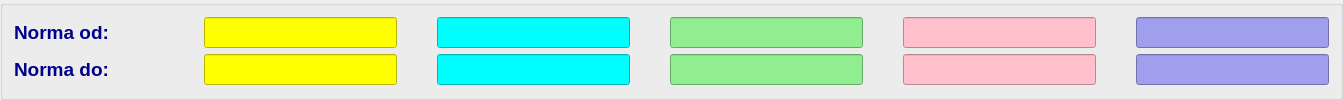
    <widget class="QGroupBox" name="groupBox_2">
     <layout class="QGridLayout" name="gridLayout">
      <property name="horizontalSpacing">
       <number>40</number>
      </property>
      <item row="3" column="0">
       <widget class="QLabel" name="label_18">
        <property name="minimumSize">
         <size>
          <width>150</width>
          <height>0</height>
         </size>
        </property>
        <property name="font">
         <font>
          <pointsize>14</pointsize>
          <weight>75</weight>
          <bold>true</bold>
         </font>
        </property>
        <property name="styleSheet">
         <string notr="true">color: darkBlue;</string>
        </property>
        <property name="text">
         <string>Norma do:</string>
        </property>
       </widget>
      </item>
      <item row="3" column="3">
       <widget class="QLineEdit" name="editl3u8">
        <property name="font">
         <font>
          <pointsize>14</pointsize>
          <weight>75</weight>
          <bold>true</bold>
         </font>
        </property>
        <property name="styleSheet">
         <string notr="true">background-color: lightGreen;
color: darkBlue;</string>
        </property>
        <property name="alignment">
         <set>Qt::AlignCenter</set>
        </property>
       </widget>
      </item>
      <item row="1" column="0">
       <widget class="QLabel" name="label_14">
        <property name="minimumSize">
         <size>
          <width>150</width>
          <height>0</height>
         </size>
        </property>
        <property name="font">
         <font>
          <pointsize>14</pointsize>
          <weight>75</weight>
          <bold>true</bold>
         </font>
        </property>
        <property name="styleSheet">
         <string notr="true">color: darkBlue;</string>
        </property>
        <property name="text">
         <string>Norma od:</string>
        </property>
       </widget>
      </item>
      <item row="1" column="4">
       <widget class="QLineEdit" name="editl4u7">
        <property name="font">
         <font>
          <pointsize>14</pointsize>
          <weight>75</weight>
          <bold>true</bold>
         </font>
        </property>
        <property name="styleSheet">
         <string notr="true">background-color: pink;
color: darkBlue;</string>
        </property>
        <property name="alignment">
         <set>Qt::AlignCenter</set>
        </property>
       </widget>
      </item>
      <item row="1" column="5">
       <widget class="QLineEdit" name="editl5u7">
        <property name="font">
         <font>
          <pointsize>14</pointsize>
          <weight>75</weight>
          <bold>true</bold>
         </font>
        </property>
        <property name="styleSheet">
         <string notr="true">background-color: rgb(159, 159, 238);
color: darkBlue;</string>
        </property>
        <property name="alignment">
         <set>Qt::AlignCenter</set>
        </property>
       </widget>
      </item>
      <item row="3" column="5">
       <widget class="QLineEdit" name="editl5u8">
        <property name="font">
         <font>
          <pointsize>14</pointsize>
          <weight>75</weight>
          <bold>true</bold>
         </font>
        </property>
        <property name="styleSheet">
         <string notr="true">background-color: rgb(159, 159, 238);
color: darkBlue;</string>
        </property>
        <property name="alignment">
         <set>Qt::AlignCenter</set>
        </property>
       </widget>
      </item>
      <item row="1" column="2">
       <widget class="QLineEdit" name="editl2u7">
        <property name="font">
         <font>
          <pointsize>14</pointsize>
          <weight>75</weight>
          <bold>true</bold>
         </font>
        </property>
        <property name="styleSheet">
         <string notr="true">background-color: cyan;
color: darkBlue;</string>
        </property>
        <property name="alignment">
         <set>Qt::AlignCenter</set>
        </property>
       </widget>
      </item>
      <item row="1" column="3">
       <widget class="QLineEdit" name="editl3u7">
        <property name="font">
         <font>
          <pointsize>14</pointsize>
          <weight>75</weight>
          <bold>true</bold>
         </font>
        </property>
        <property name="styleSheet">
         <string notr="true">background-color: lightGreen;
color: darkBlue;</string>
        </property>
        <property name="alignment">
         <set>Qt::AlignCenter</set>
        </property>
       </widget>
      </item>
      <item row="3" column="4">
       <widget class="QLineEdit" name="editl4u8">
        <property name="font">
         <font>
          <pointsize>14</pointsize>
          <weight>75</weight>
          <bold>true</bold>
         </font>
        </property>
        <property name="styleSheet">
         <string notr="true">background-color: pink;
color: darkBlue;</string>
        </property>
        <property name="alignment">
         <set>Qt::AlignCenter</set>
        </property>
       </widget>
      </item>
      <item row="1" column="1">
       <widget class="QLineEdit" name="editl1u7">
        <property name="font">
         <font>
          <pointsize>14</pointsize>
          <weight>75</weight>
          <bold>true</bold>
         </font>
        </property>
        <property name="styleSheet">
         <string notr="true">background-color: yellow;
color: darkBlue;</string>
        </property>
        <property name="alignment">
         <set>Qt::AlignCenter</set>
        </property>
       </widget>
      </item>
      <item row="3" column="1">
       <widget class="QLineEdit" name="editl1u8">
        <property name="font">
         <font>
          <pointsize>14</pointsize>
          <weight>75</weight>
          <bold>true</bold>
         </font>
        </property>
        <property name="styleSheet">
         <string notr="true">background-color: yellow;
color: darkBlue;</string>
        </property>
        <property name="alignment">
         <set>Qt::AlignCenter</set>
        </property>
       </widget>
      </item>
      <item row="3" column="2">
       <widget class="QLineEdit" name="editl2u8">
        <property name="font">
         <font>
          <pointsize>14</pointsize>
          <weight>75</weight>
          <bold>true</bold>
         </font>
        </property>
        <property name="styleSheet">
         <string notr="true">background-color: cyan;
color: darkBlue;</string>
        </property>
        <property name="alignment">
         <set>Qt::AlignCenter</set>
        </property>
       </widget>
      </item>
     </layout>
    </widget>
